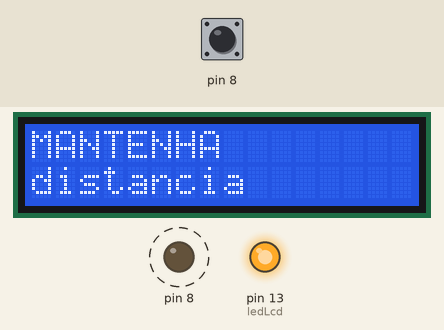
Recording of a sketch running on a simulated Arduino Uno, built with avr-gcc and run on an emulated ATmega328P. Parts: 16×2 character LCD, output pins drawn as LEDs (lit = HIGH). Dashed ring = blinking. The test bench sets the inputs (shaded band); at power-on: pin 8 LOW.

Above: at 1.6 s.
1.7 s: pin 8 pulsed HIGH 2 times (0.12 s each, 0.3 s apart)
At 2.8 s:
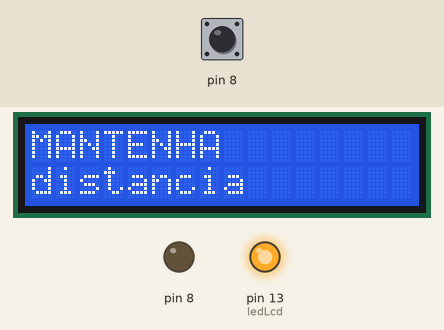
5.3 s: pin 8 pulsed HIGH 2 times (0.12 s each, 0.3 s apart)
Timing chart, 0 to 14.9 s (numbered marks = the images above; inputs shaded):
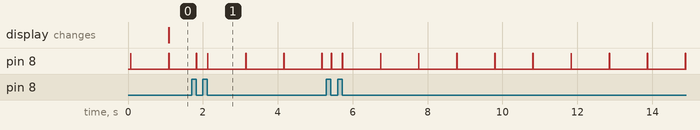

The sketch:

tela_lcd_e_sensor.ino
```cpp
//biblioteca do LCD
#include <LiquidCrystal.h>

//criar variavel do lcd
LiquidCrystal lcd (2,3,4,9,10,11,12);

int ledLcd = 13;

// metedo para captura a distancia
// retorna um numero quebrado longo
long distancia (int trigger, int echo){
  // trigger porta de saida
  pinMode (trigger,OUTPUT);
  digitalWrite(trigger,LOW);
  delay(5);
  digitalWrite (trigger,HIGH);
  delay(10);
  digitalWrite(trigger,LOW);
  //echo porta de entrada
  pinMode(echo,INPUT);

  return pulseIn(echo,HIGH);

}
void setup()
{
 pinMode(ledLcd,OUTPUT); //DEFINIR LEDLCDSAIDA
 digitalWrite(ledLcd, HIGH); // ligar os LEDs do LCD
  lcd.begin(16,2); // informar que o lcd tem 16 colunas e 2 linhas
  lcd.clear(); // iniciar o lcd limpo
}

void loop()
{
  //transforma o valor recebido para cm
  int cm =0.01723* distancia (8,8);

  if(cm<100) {// se menor que 1 metro/100cm
    lcd.setCursor(0,0);
    lcd.print("MANTENHA");
    lcd.setCursor(0,1);
    lcd.print("distancia");
  }

}
```
